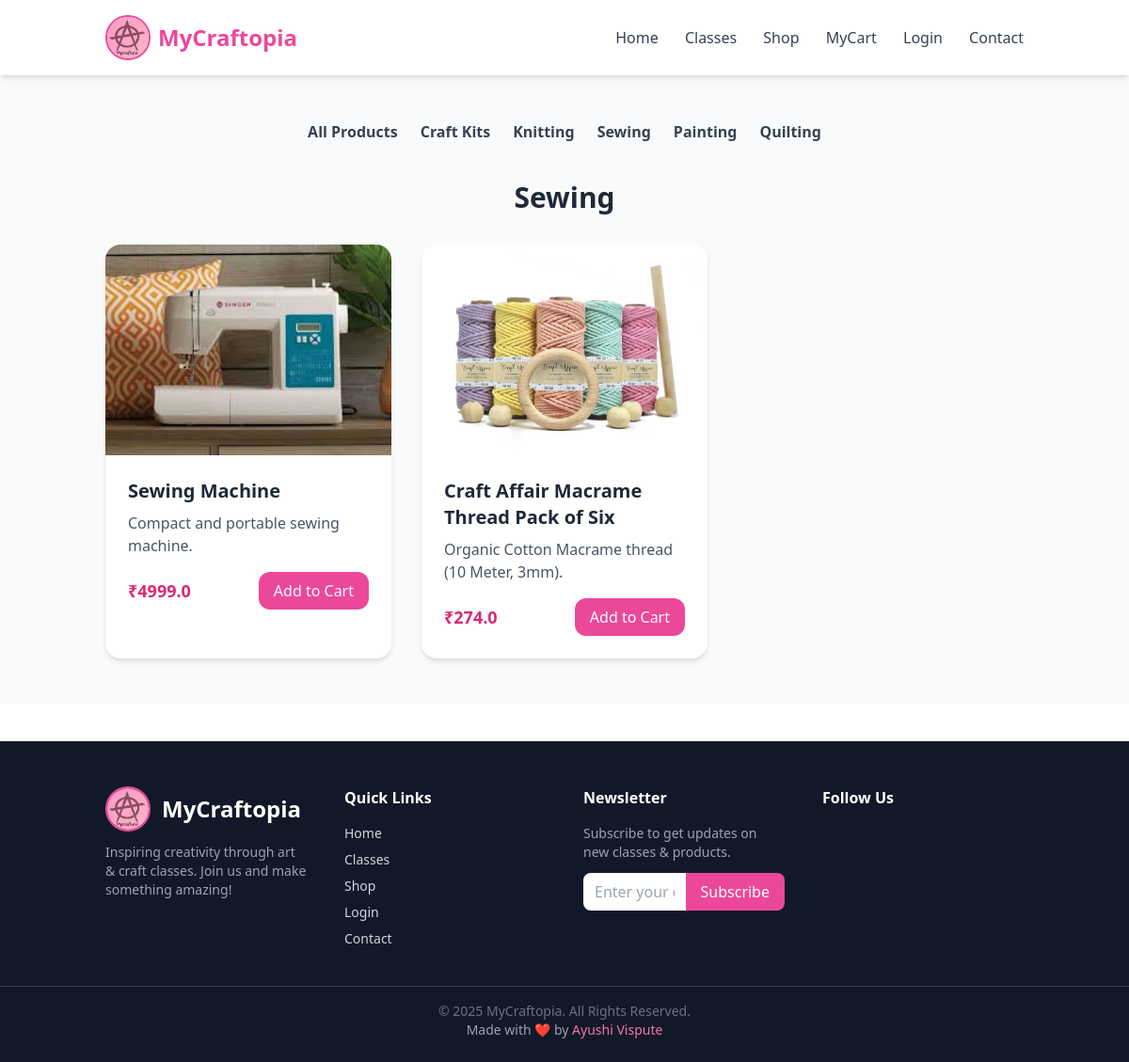
Page /shop/Sewing on the committed database.
### app.py (models this page shows)
class Product(db.Model):
    id = db.Column(db.Integer, primary_key=True)
    name = db.Column(db.String(200), nullable=False)
    price = db.Column(db.Float, nullable=False)
    category = db.Column(db.String(100), nullable=False)
    image = db.Column(db.String(200))
    desc = db.Column(db.Text)

### app.py (the view)
@app.route("/shop")
@app.route("/shop/<category>")
def shop(category=None):
    query = Product.query
    if category:
        query = query.filter_by(category=category)
    products = query.all()
    return render_template("shop.html", products=products, category=category)

### templates/shop.html
{% extends "base.html" %}
{% block content %}
<section class="py-12 bg-gray-50">
  <div class="container mx-auto px-6">
    <div class="flex flex-wrap justify-center gap-6 mb-10">
      <a href="{{ url_for('shop') }}" class="text-gray-700 hover:text-pink-500 font-semibold">All Products</a>
      <a href="{{ url_for('shop', category='Craft Kits') }}" class="text-gray-700 hover:text-pink-500 font-semibold">Craft Kits</a>
      <a href="{{ url_for('shop', category='Knitting') }}" class="text-gray-700 hover:text-pink-500 font-semibold">Knitting</a>
      <a href="{{ url_for('shop', category='Sewing') }}" class="text-gray-700 hover:text-pink-500 font-semibold">Sewing</a>
      <a href="{{ url_for('shop', category='Painting') }}" class="text-gray-700 hover:text-pink-500 font-semibold">Painting</a>
      <a href="{{ url_for('shop', category='Quilting') }}" class="text-gray-700 hover:text-pink-500 font-semibold">Quilting</a>
    </div>
    <div class="text-center mb-8">
      <h2 class="text-3xl font-bold text-gray-800">
        {% if category %} {{ category }} {% else %} All Products {% endif %}
      </h2>
    </div>
    <div class="grid gap-8 md:grid-cols-2 lg:grid-cols-3">
      {% for p in products %}
      <div class="bg-white rounded-2xl shadow-md overflow-hidden transform transition duration-300 hover:scale-105 hover:shadow-2xl hover:-translate-y-2">
        <img src="{{ url_for('static', filename='images/' ~ p.image) }}" class="w-full h-56 object-cover" alt="{{ p.name }}">
        <div class="p-6">
          <h3 class="text-xl font-semibold text-gray-800">{{ p.name }}</h3>
          <p class="mt-2 text-gray-600">{{ p.desc }}</p>
          <div class="flex items-center justify-between mt-4">
            <span class="text-lg font-bold text-pink-600">₹{{ p.price }}</span>
            <a href="{{ url_for('add_to_cart', product_id=p.id) }}"
               class="px-4 py-2 bg-pink-500 text-white rounded-xl hover:bg-pink-600 transition">
              Add to Cart
            </a>
          </div>
        </div>
      </div>
      {% else %}
      <p class="col-span-full text-center text-gray-500">No products available.</p>
      {% endfor %}
    </div>
  </div>
</section>
{% endblock %}

### rows in the picture
Product: image (picture), name "Sewing Machine", desc "Compact and portable sewing machine.", price "4999.0"
Product: image (picture), name "Craft Affair Macrame Thread Pack of Six", desc "Organic Cotton Macrame thread (10 Meter, 3mm).", price "274.0"

### other values in the picture
{{ category }} "Sewing"
